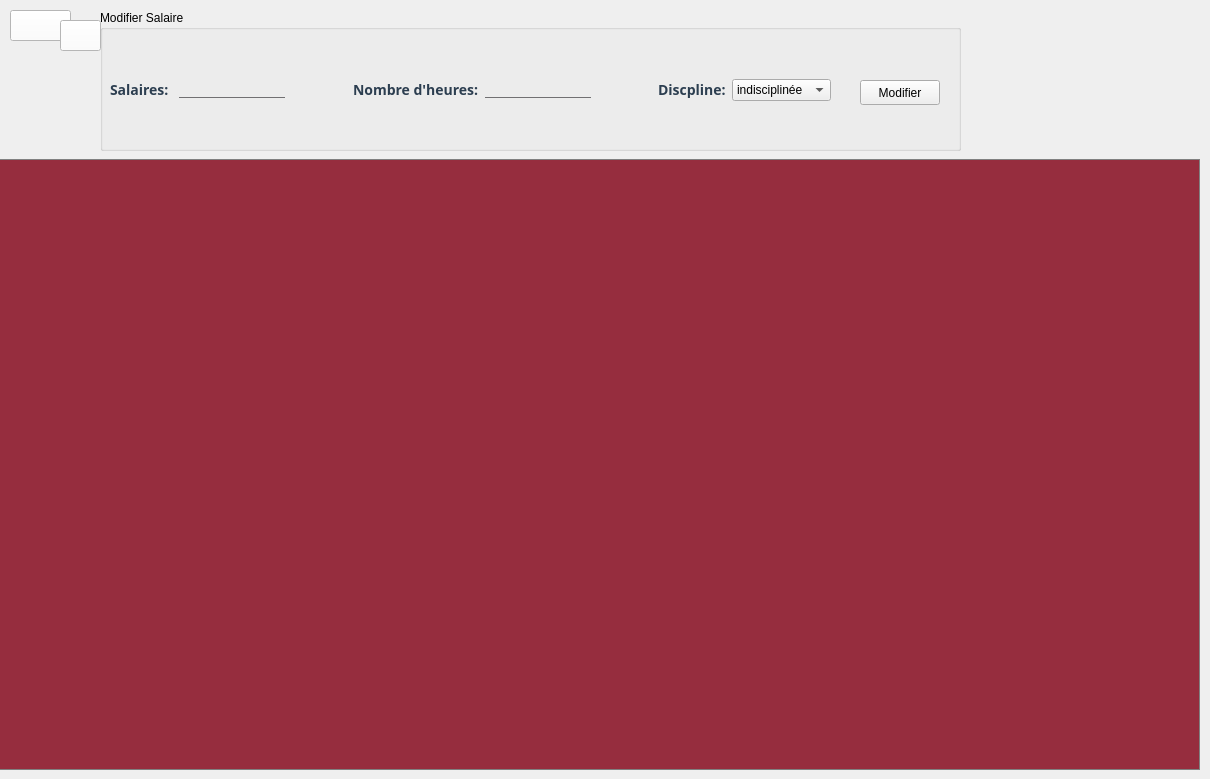
      <widget class="QWidget" name="tab_4">
       <attribute name="title">
        <string>Les Salaires</string>
       </attribute>
       <widget class="QPushButton" name="Afficher_Emp_HOME_2">
        <property name="geometry">
         <rect>
          <x>10</x>
          <y>10</y>
          <width>61</width>
          <height>31</height>
         </rect>
        </property>
        <property name="styleSheet">
         <string notr="true">background-color:white;</string>
        </property>
        <property name="text">
         <string/>
        </property>
        <property name="icon">
         <iconset resource="ressources.qrc">
          <normaloff>:/icons/icons/accueil.png</normaloff>:/icons/icons/accueil.png</iconset>
        </property>
        <property name="iconSize">
         <size>
          <width>30</width>
          <height>30</height>
         </size>
        </property>
       </widget>
       <widget class="QTableView" name="table4">
        <property name="geometry">
         <rect>
          <x>-1</x>
          <y>159</y>
          <width>1201</width>
          <height>611</height>
         </rect>
        </property>
        <property name="styleSheet">
         <string notr="true">QTableView
{
background-color:#962D3E;
font-size: 14px;
font: 12pt &quot;Century Gothic&quot;;
border: 1px solid grey;
}
QHeaderView::section
 { background-color:#962D3E;
}
</string>
        </property>
       </widget>
       <widget class="QGroupBox" name="groupBox_2">
        <property name="geometry">
         <rect>
          <x>100</x>
          <y>10</y>
          <width>861</width>
          <height>141</height>
         </rect>
        </property>
        <property name="styleSheet">
         <string notr="true">
QLabel{
color: #2C3E50;
font-size:14px;
font:bold;
font-family : century gothic;
}

QLineEdit{
background:transparent;
border:none;
color:#717072;
border-bottom:1px solid #717072;
}

QDateEdit
{
    background-color: white;
	border:none;
    spacing: 5px; 
	font-size:18px;
font-weight: normal;
	font-family:century gothic;
}</string>
        </property>
        <property name="title">
         <string>Modifier Salaire</string>
        </property>
        <widget class="QLabel" name="modifi_2">
         <property name="geometry">
          <rect>
           <x>290</x>
           <y>170</y>
           <width>261</width>
           <height>41</height>
          </rect>
         </property>
         <property name="styleSheet">
          <string notr="true">QLabel {color : rgb(0, 255, 0); 
font-size:22px;
font:bold;
font-family : century gothic;
}</string>
         </property>
         <property name="text">
          <string/>
         </property>
        </widget>
        <widget class="QLabel" name="suprim_2">
         <property name="geometry">
          <rect>
           <x>280</x>
           <y>150</y>
           <width>261</width>
           <height>41</height>
          </rect>
         </property>
         <property name="styleSheet">
          <string notr="true">QLabel {color : rgb(0, 255, 0); 
font-size:20px;
font:bold;
font-family : century gothic;
}</string>
         </property>
         <property name="text">
          <string/>
         </property>
        </widget>
        <widget class="QLineEdit" name="lineEdit_2">
         <property name="geometry">
          <rect>
           <x>740</x>
           <y>-20</y>
           <width>71</width>
           <height>16</height>
          </rect>
         </property>
        </widget>
        <widget class="QLineEdit" name="lineEdit_id_2">
         <property name="geometry">
          <rect>
           <x>620</x>
           <y>-20</y>
           <width>91</width>
           <height>20</height>
          </rect>
         </property>
        </widget>
        <widget class="QWidget" name="gridLayoutWidget">
         <property name="geometry">
          <rect>
           <x>10</x>
           <y>40</y>
           <width>721</width>
           <height>80</height>
          </rect>
         </property>
         <layout class="QGridLayout" name="gridLayout_3">
          <item row="0" column="4">
           <widget class="QLineEdit" name="sa_hr"/>
          </item>
          <item row="0" column="5">
           <spacer name="horizontalSpacer_2">
            <property name="orientation">
             <enum>Qt::Horizontal</enum>
            </property>
            <property name="sizeHint" stdset="0">
             <size>
              <width>40</width>
              <height>20</height>
             </size>
            </property>
           </spacer>
          </item>
          <item row="0" column="2">
           <spacer name="horizontalSpacer">
            <property name="orientation">
             <enum>Qt::Horizontal</enum>
            </property>
            <property name="sizeHint" stdset="0">
             <size>
              <width>40</width>
              <height>20</height>
             </size>
            </property>
           </spacer>
          </item>
          <item row="0" column="0">
           <widget class="QLabel" name="label_42">
            <property name="text">
             <string>Salaires: </string>
            </property>
           </widget>
          </item>
          <item row="0" column="3">
           <widget class="QLabel" name="label_43">
            <property name="text">
             <string>Nombre d'heures:</string>
            </property>
           </widget>
          </item>
          <item row="0" column="7">
           <widget class="QComboBox" name="disc">
            <item>
             <property name="text">
              <string>indisciplinée</string>
             </property>
            </item>
            <item>
             <property name="text">
              <string>disciplinée</string>
             </property>
            </item>
           </widget>
          </item>
          <item row="0" column="1">
           <widget class="QLineEdit" name="sa"/>
          </item>
          <item row="0" column="6">
           <widget class="QLabel" name="label_44">
            <property name="text">
             <string>Discpline:</string>
            </property>
           </widget>
          </item>
         </layout>
        </widget>
        <widget class="QPushButton" name="pushButton_2">
         <property name="geometry">
          <rect>
           <x>760</x>
           <y>70</y>
           <width>80</width>
           <height>25</height>
          </rect>
         </property>
         <property name="text">
          <string>Modifier</string>
         </property>
        </widget>
        <widget class="QLineEdit" name="id_sa">
         <property name="geometry">
          <rect>
           <x>440</x>
           <y>150</y>
           <width>113</width>
           <height>24</height>
          </rect>
         </property>
        </widget>
       </widget>
       <widget class="QPushButton" name="pushButton_11">
        <property name="geometry">
         <rect>
          <x>60</x>
          <y>20</y>
          <width>41</width>
          <height>31</height>
         </rect>
        </property>
        <property name="styleSheet">
         <string notr="true">background-color:white;</string>
        </property>
        <property name="text">
         <string/>
        </property>
        <property name="icon">
         <iconset resource="ressources.qrc">
          <normaloff>:/icons/icons/parametres.png</normaloff>:/icons/icons/parametres.png</iconset>
        </property>
        <property name="iconSize">
         <size>
          <width>25</width>
          <height>25</height>
         </size>
        </property>
       </widget>
      </widget>
